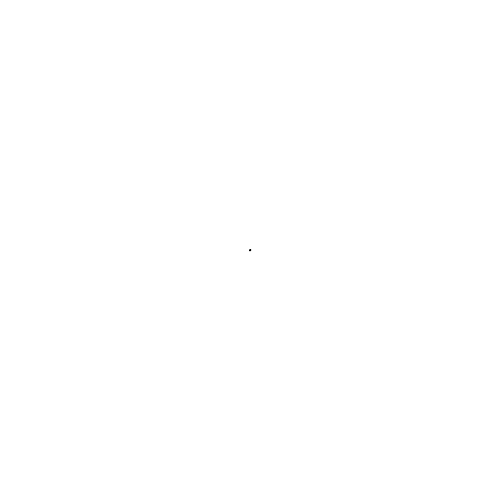
Frame 1 (no input)
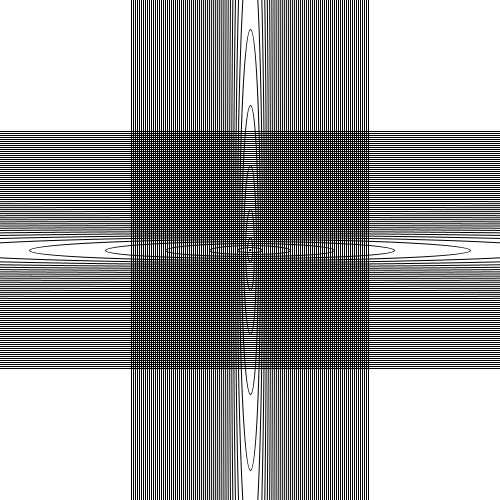
Frame 60 (the mouse pressed at the canvas centre just before this capture)
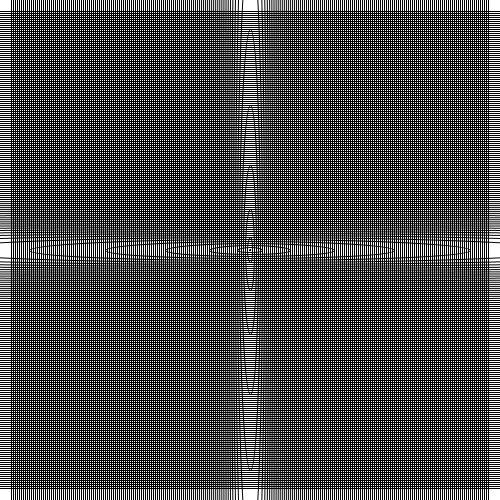
Frame 120 (the mouse held since frame 60 and released just before this capture)

The Processing sketch that drew these frames (run headless with seeded random() and noise(); from frame 60 on, the mouse is pressed at the canvas centre):

// Processing sketch: processing_141895
// ── processing_141895.pde

void setup(){
 background(255);
 noFill();
  size(500, 500);
  // Decrease framerate for better visual outcome
  frameRate(5);
}

int a=1;

void draw(){
  ellipse(250,250,a*a,a);
  ellipse(250,250,a,a*a);
  a += 4; 
  
}
